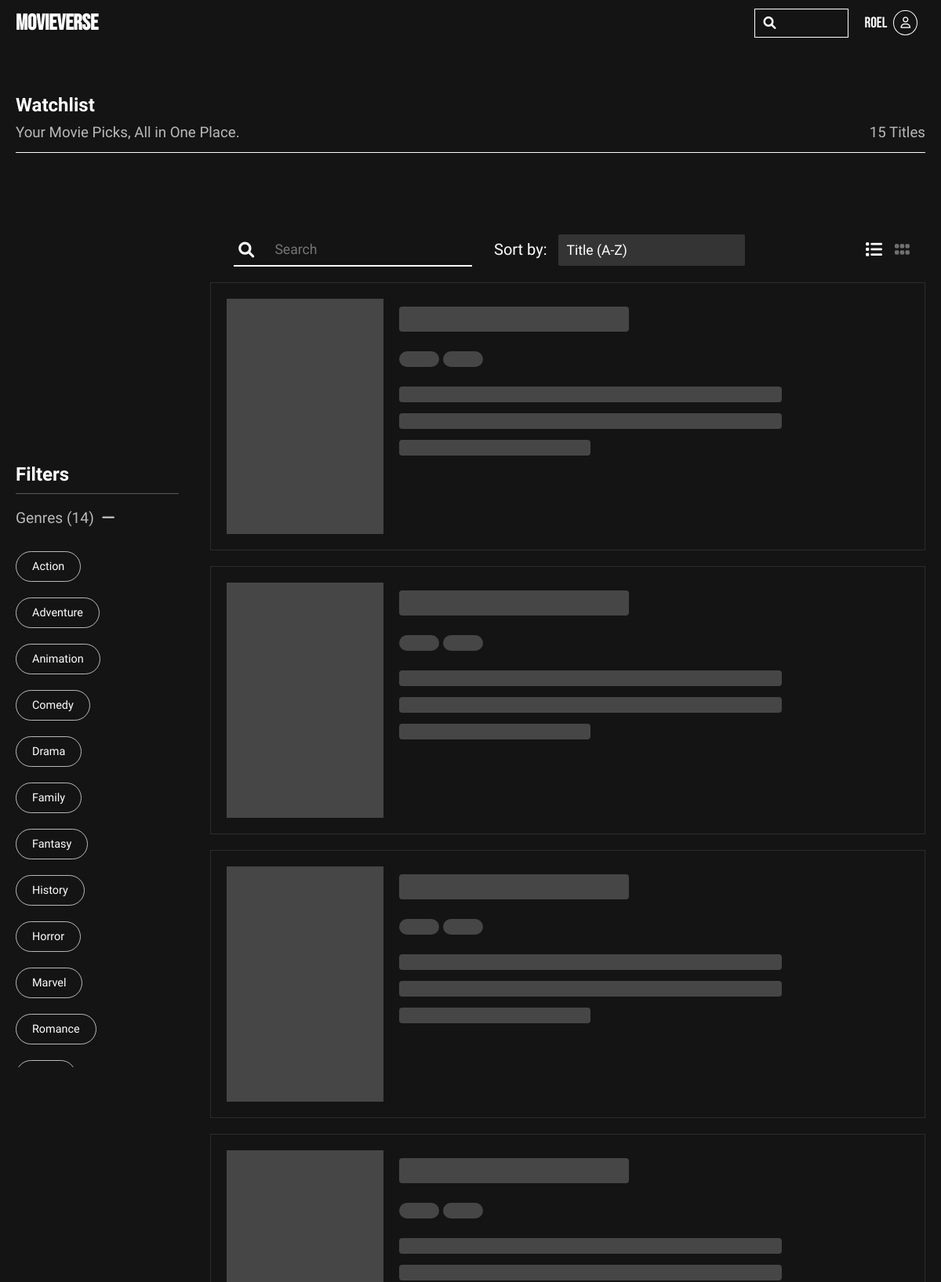
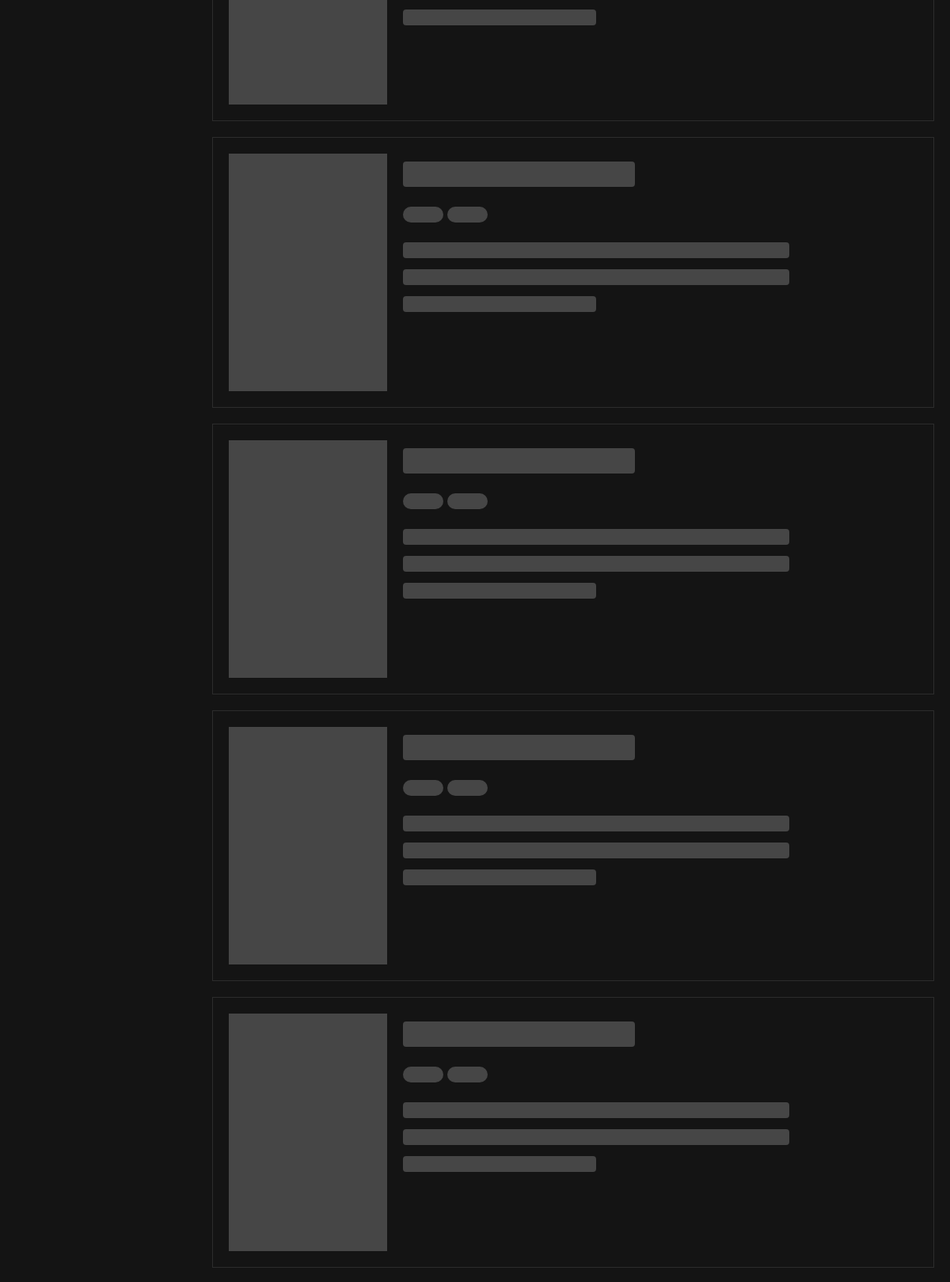
/users/watchlist/ (signed in, upper part), run on the app's committed database (2 pictures, top to bottom).
### movies/models.py (models this page shows, shortened)
class User(AbstractUser):
    groups = models.ManyToManyField(
        Group,
        related_name='custom_user_set',
        blank=True,
    )
    user_permissions = models.ManyToManyField(
        Permission,
        related_name='custom_user_set',
        blank=True,
    )

class Genre(models.Model):
    name = models.CharField(max_length=24)
    def __str__(self):
        return self.name

class Movie(models.Model):
    title = models.CharField(max_length=255)
    overview = models.TextField(default="No overview yet")
    poster_path = models.ImageField(upload_to="media")
    backdrop_path = models.ImageField(upload_to="media")
    release_date = models.DateField()
    genres = models.ManyToManyField('Genre', blank=True, related_name="movies")
    actors = models.ManyToManyField('Actor', blank=True, related_name="movies")
    hours = models.PositiveIntegerField(default=0)
    minutes = models.PositiveIntegerField(default=0)
    def runtime(self):
        return f"{self.hours}h {self.minutes}m"
    def avg_rating(self):
        avg_rating = self.reviews.aggregate(average=Avg('rating'))['average']
        return avg_rating or 0

### users/views.py (the view)
# urls.py: path("watchlist/", views.MyWatchlistView.as_view(), name='watchlist'),
class MyWatchlistView(View):
    model = Watchlist
    template_name = 'users/watchlist.html'
    def get(self, request, *args, **kwargs):
        user = request.user
        watchlist = Watchlist.objects.get(user=user)
        watchlist_movies = watchlist.movies.all().order_by('title')
        view_mode = request.GET.get('view', 'list')
        search_form = SearchForm(request.GET or None)
        if search_form.is_valid():
            query = search_form.cleaned_data.get('query')
            watchlist_movies = watchlist_movies.filter(title__icontains=query)
        genres_with_movies = get_available_genres(watchlist_movies)
        award_categories_with_winners = available_award_categories(watchlist_movies)
        actors_with_movies = available_actors(watchlist_movies)
        sort_form = MovieSortForm(request.GET or None)
        if sort_form.is_valid():
            sort_by = sort_form.cleaned_data.get('sort_by')
            watchlist_movies = sort(watchlist_movies, sort_by)
        selected_genres = request.GET.getlist('genre')
        selected_award_categories = request.GET.getlist('award_category')
        selected_actors = request.GET.getlist('actor')
        filters = Q()
        if selected_genres:
            genre_q = Q()
            for genre_name in selected_genres:
                genre_q |= Q(genres__name=genre_name)
            filters |= genre_q
        if selected_award_categories:
            award_q = Q()
            for award_category in selected_award_categories:
                award_q |= Q(awards__category=award_category, awards__winner=True)
            filters |= award_q
        if selected_actors:
            actor_q = Q()
            for actor in selected_actors:
                actor_q |= Q(actors__name=actor)
            filters |= actor_q
        if filters:
            watchlist_movies = watchlist_movies.filter(filters).distinct()
        award_categories = Award.objects.filter(winner=True).values_list('category', flat=True).distinct()
        show_layout_buttons = True
        context = {
            'watchlist_movies': watchlist_movies,
            'search_form': search_form,
            'sort_form': sort_form,
            'available_genres': genres_with_movies,
            'award_categories_with_winners': award_categories_with_winners,
            'selected_genres': selected_genres,
            'award_categories': award_categories,
            'selected_award_categories': selected_award_categories,
            'actors_with_movies': actors_with_movies,
            'selected_actors': selected_actors,
            'upcoming': request.GET.get('upcoming', 'off'),
            'view_mode': view_mode,
            'show_layout_buttons': show_layout_buttons
        }
        return render(request, self.template_name, context)

### movies/forms.py
class SearchForm(forms.Form):
    query = forms.CharField(
        label="Search",
        max_length=50,
        required=False,
        widget=forms.TextInput(attrs={
            'placeholder': 'Search'
        })
    )

class MovieSortForm(forms.Form):
    SORT_CHOICES = [
        ('title_asc', 'Title (A-Z)'),
        ('title_desc', 'Title (Z-A)'),
        ('rating_asc', 'Rating (Lowest First)'),
        ('rating_desc', 'Rating (Highest First)'),
        ('release_date_asc', 'Release Date (Oldest First)'),
        ('release_date_desc', 'Release Date (Newest First)'),
        ('popularity', 'Popularity'),
        ('runtime_asc', 'Runtime (Shortest First)'),
        ('runtime_desc', 'Runtime (Longest First)'),
    ]
    sort_by = forms.ChoiceField(choices=SORT_CHOICES, required=False, label="Sort by")

### movies/models.py (called while the page is built)
    def __str__(self):
        return self.name

    def __str__(self):
        return self.name

### movies/utils.py (called while the page is built)
def get_available_genres(queryset):
    genres_with_movies = defaultdict(list)
    for movie in queryset:
        for genre in movie.genres.all():
            genres_with_movies[genre.name].append(movie)
    genres_with_movies = dict(sorted(genres_with_movies.items()))
    return genres_with_movies

def available_award_categories(queryset):
    categories_with_movies = defaultdict(list)
    award_categories_with_winners = Award.objects.filter(movie__in=queryset, winner=True).values_list('category', flat=True).distinct()
    for movie in queryset:
        for award in movie.awards.filter(category__in=award_categories_with_winners):
            categories_with_movies[award.category].append(movie)
    categories_with_movies = sorted(dict(categories_with_movies))
    return categories_with_movies

def available_actors(queryset):
    actors_in_queryset = defaultdict(list)
    for movie in queryset:
        for actor in movie.actors.all():
            actors_in_queryset[actor].append(movie)
    actors_in_queryset = dict(sorted(actors_in_queryset.items(), key=lambda x: x[0].name))
    return actors_in_queryset

### users/templates/users/watchlist.html (shortened to what this page needs)
{% extends 'movies/layout.html' %}
{% block body %}
<section class="watchlist-section">
    <div class="header">
        <div>
            <h1>Watchlist</h1>
            <h3>Your Movie Picks, All in One Place.</h3>
        </div>
        <div>
            <h3>{{ watchlist_movies.count }} Titles</h3>
        </div>
    </div>
    <div class="watchlist-container">
        {% include 'users/filter-sidebar.html' %}
        <div class="content">
            {% include 'users/form-wrapper.html' %}
            <ol>
                {% for movie in watchlist_movies %}
                    {% if view_mode == 'grid' %}
                        <li class="skeleton">
                            {% include 'movies/card.html' %}
                        </li>
                    {% else %}
                        {% include 'movies/movie-list-item.html' %}
                    {% endif %}
                {% endfor %}
            </ol>
        </div>
    </div>
</section>
{% endblock %}

### movies/templates/movies/layout.html (shortened to what this page needs)
{% load static %}
<!DOCTYPE html>
<html lang="en">
<head>
    <link rel="stylesheet" href="https://cdn.jsdelivr.net/npm/swiper@11/swiper-bundle.min.css" />
    <link rel="stylesheet" href="https://cdnjs.cloudflare.com/ajax/libs/font-awesome/6.0.0-beta3/css/all.min.css">
    <link rel="stylesheet" href="{% static 'movies/css/styles.css' %}">
    <link rel="stylesheet" href="{% static 'movies/css/swiper.css' %}">
    <link rel="stylesheet" href="{% static 'movies/css/index.css' %}">
    <link rel="stylesheet" href="{% static 'movies/css/users.css' %}">
    <link rel="stylesheet" href="{% static 'movies/css/navbar.css' %}">
    <link rel="stylesheet" href="{% static 'movies/css/search.css' %}">
    <link rel="stylesheet" href="{% static 'movies/css/skeleton.css' %}">
</head>
<body>
    {% include 'movies/navbar.html' %}
    <div class="main-content">
        {% block body %}
        {% endblock %}
    </div>
</body>
</html>

### movies/templates/movies/navbar.html (shortened to what this page needs)
<nav>
    <a href="{% url 'index' %}" class="logo">MovieVerse</a>
    <div class="nav-controls">
        <div class="nav-searchbar">
            <form method="GET" action="{% url 'search_results' %}">
                <i class="fa-solid fa-magnifying-glass" id="search-icon"></i>
                <input type="text" name="query" autocomplete="off" value="{{ search_form.query.value|default:'' }}">
            </form>
        </div>
        <ul>
            {% if user.is_authenticated %}
                <li class="profile-menu">
                    <div class="profile-icon">
                        <span>{{ user.username }}</span>
                        <i class="fa-regular fa-user"></i>
                    </div>
                </li>
            {% else %}
                <li class="nav-item"><a href="{% url 'login' %}">Sign In</a></li>
            {% endif %}
        </ul>
    </div>
</nav>

### users/templates/users/filter-sidebar.html (shortened to what this page needs)
<div class="filter-sidebar">
    <h1 class="filter-count">Filters</h1>
    <form class="filter-form" method="get" action="">
        <h3>Genres ({{ available_genres|length }})<i class="fa-solid fa-minus"></i></h3>
        <ul class="filter-button-list">
            {% for genre in available_genres.keys %}
                <li class="filter-button">
                    <label for="genre-{{ genre }}">{{ genre }}</label>
                </li>
            {% endfor %}
        </ul>
    </form>
</div>

### users/templates/users/form-wrapper.html (shortened to what this page needs)
<div class="form-wrapper">
    <form method="get" class="search-form" autocomplete="off">
        {{ search_form }}
        <i class="fa-solid fa-magnifying-glass"></i>
    </form>
    <form method="get" class="sort-form">
        {{ sort_form.as_p }}
    </form>
    {% if show_layout_buttons %}
    <div class="layout-buttons">
        <i class="fa-solid fa-list" id="list-view-btn" data-view="list"></i>
        <i class="fa-solid fa-grip" id="grid-view-btn" data-view="grid"></i>
    </div>
    {% endif %}
</div>

### movies/templates/movies/movie-list-item.html (shortened to what this page needs)
<li class="movie-list-item skeleton">
    <div class="card">
        <div class="image">
        </div>
    </div>
    <div class="movie-list-item-details">
        <div class="title">
            <div class="title-placeholder"></div>
        </div>
        <div class="tags">
            <div class="tag-placeholder"></div>
            <div class="tag-placeholder"></div>
        </div>
        <div class="overview-placeholder">
            <div class="line-placeholder"></div>
            <div class="line-placeholder"></div>
            <div class="line-placeholder last"></div>
        </div>
    </div>
</li>

### movies/static/movies/css/styles.css (style rules this page uses)
:root { font-family: "Electrolize", sans-serif; background-color: rgb(20, 20, 20); --award-yellow: rgb(217, 255, 0); }
* { padding: 0; margin: 0; box-sizing: border-box; color: white; }
html { font-size: 16px; }
body { height: 100%; width: 100%; background-color: var(--primary-color); }
nav a { text-decoration: none; }
.main-content { transition: 0.3s; }
.content { flex: 4; }
.content { padding-top: 5%; }
.content .form-wrapper { padding: 0px 20px; }

### movies/static/movies/css/index.css (style rules this page uses)
:root { font-family: "Electrolize", sans-serif; background-color: rgb(20, 20, 20); --low-red: rgb(255, 25, 25); --award-yellow: rgb(217, 255, 0); --high-green: #1BF251; }
.card { position: relative; }
.card .image { aspect-ratio: 2 / 3; overflow: hidden; }
.tags { display: flex; flex-wrap: wrap; align-items: center; gap: 5px; margin-top: 10px; }
.tags > * { font-size: 0.8rem; font-weight: 700; padding: 5px 15px; border-radius: 30px; color: black; }
.tag-placeholder { display: none; }

### movies/static/movies/css/users.css (style rules this page uses)
.watchlist-section { padding: 20px; }
.watchlist-section .header { display: flex; justify-content: space-between; align-items: flex-end; position: relative; margin-top: 100px; margin-bottom: 50px; }
.watchlist-section .header::before { position: absolute; content: ''; bottom: -15px; left: 0; width: 100%; height: 1px; background-color: white; }
.watchlist-section .header h3 { margin-top: 10px; color: rgba(255, 255, 255, 1); font-weight: 200; opacity: 0.7; }
.watchlist-container { display: flex; }
.movie-list-item { display: flex; flex-wrap: wrap; margin-bottom: 20px; border: solid 1px rgba(255, 255, 255, 0.1); padding: 20px; }
.movie-list-item .card { height: auto; width: 100%; max-width: 200px; flex-shrink: 0; margin-right: 20px; }
.movie-list-item-details { flex: 1; display: flex; flex-direction: column; justify-content: flex-start; align-items: flex-start; }
.movie-list-item-details .title { display: flex; align-items: flex-end; margin-bottom: 10px; }
.form-wrapper { display: flex; align-items: center; margin-bottom: 20px; gap: 5rem; }
.search-form { position: relative; display: flex; align-items: center; font-size: 1.25rem; }
.search-form i { position: absolute; top: 50%; left: 10%; transform: translate(-50%, -50%); }
.search-form input { font-family: "Electrolize", sans-serif; padding: 10px; padding-left: 20%; margin-left: 10px; border: none; outline: none; font-size: 1.1rem; background-color: transparent; border-bottom: solid 2px white; }
.sort-form { font-size: 1.25rem; }
.sort-form select { font-family: "Electrolize", sans-serif; padding: 10px; margin-left: 10px; background-color: transparent; border: none; outline: none; font-size: 1.1rem; cursor: pointer; -webkit-appearance: none; -moz-appearance: none; appearance: none; transition: 0.2s; border-radius: 2px; background-color: rgb(53, 52, 52); }
.sort-form option { padding: 10px; height: 60px; background-color: white; color: black; font-size: 1.1rem; }
.layout-buttons { display: flex; align-items: center; margin-left: auto; gap: 1rem; }
.layout-buttons i { font-size: 1.35rem; color: rgb(112, 112, 112); cursor: pointer; transition: 0.3s; }
.layout-buttons i:hover, .layout-buttons i.active { color: white; }
.watchlist-container { display: flex; align-items: stretch; gap: 20px; height: 100%; }
.filter-sidebar { flex: 1; position: sticky; top: 10%; align-self: flex-start; max-height: calc(100vh - 20px); overflow-y: auto; overflow-x: hidden; padding: 10px 0px; display: block; }
.watchlist-container .content { flex: 4; margin-top: 10px; }
.watchlist-container ol { list-style-type: none; }
.filter-sidebar h1 { border-bottom: solid 1px rgba(255, 255, 255, 0.3); padding-bottom: 10px; margin-right: 20px; }
.filter-sidebar h3 { color: rgba(255, 255, 255, 0.7); font-weight: 200; font-size: 1.2rem; margin: 1em 0em; }
.filter-sidebar h3 i { color: rgba(255, 255, 255, 0.7); margin-left: 10px; cursor: pointer; }
.filter-button-list { list-style-type: none; padding-bottom: 10px; border-bottom: solid 1px rgba(255, 255, 255, 0.3); margin-right: 20px; transition: 0.3s; }
.filter-button-list .filter-button { margin: 40px 0px; }
.filter-button label { font-size: 0.9rem; color: rgba(255, 255, 255, 1); cursor: pointer; border: solid 1px rgba(255, 255, 255, 0.7); border-radius: 30px; padding: 10px 20px; transition: 0.3s; }

### data on the page
User: username "roel"
Genre: keys "Action"
Genre: keys "Adventure"
Genre: keys "Animation"
Genre: keys "Comedy"
Genre: keys "Drama"
Genre: keys "Family"
Genre: keys "Fantasy"
Genre: keys "History"
Genre: keys "Horror"
Genre: keys "Marvel"
Genre: keys "Romance"

### other printed values
{{ watchlist_movies.count }} "15"
{{ available_genres|length }} "14"
